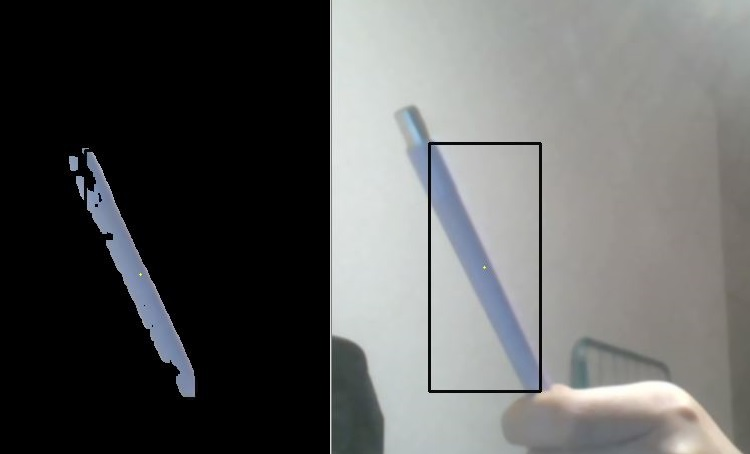
#> input picture 2.jpg, 750 x 454 px, given in place of the camera
$ python test7.py   (Python 2 division)   (older library calls are emulated)
#> lines starting #> are read from the running program, lines starting #| are printed output that depends on the picture; after the words box and inside, x2 and y2 are one past the last pixel; in counts of white or black regions, pixels touching at a corner belong together
import cv2
import ctypes
import numpy as np
import math
import collections as coll
X=[]
Y=[]
X2=[]
Y2=[]
m=[]
cap = cv2.VideoCapture(0)
width = cap.get(cv2.cv.CV_CAP_PROP_FRAME_WIDTH)   # float
height = cap.get(cv2.cv.CV_CAP_PROP_FRAME_HEIGHT) # float

while(1):
    areas=[0.0]
    # Take each frame
    ret, frame = cap.read()
#> frame is the input picture: shape (454, 750, 3); mean B, G, R 93.6, 94.2, 93.3
    kernel = np.ones((5,5),np.uint8)
    frame=cv2.morphologyEx(frame, cv2.MORPH_OPEN, kernel)
    frame=cv2.medianBlur(frame,5)
    frame=cv2.GaussianBlur(frame,(5,5),0)
    # Convert BGR to HSV
    hsv2 = cv2.cvtColor(frame, cv2.COLOR_BGR2HSV)
#> hsv2: shape (454, 750, 3); mean H, S, V 32.2, 10.7, 95.7
    lower_blue = np.array([110, 50, 50], dtype=np.uint8)
    upper_blue = np.array([130,255,255], dtype=np.uint8)
    mask2 = cv2.inRange(hsv2, lower_blue, upper_blue)
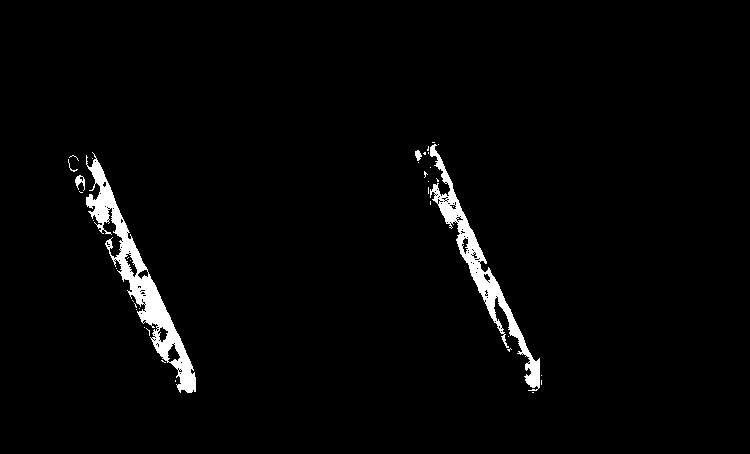
#> mask2: shape (454, 750); 2.5% white; 38 white regions (33 under 20 px), largest, box (x1, y1, x2, y2) and area: (86, 152, 196, 393) 4681, (430, 144, 540, 391) 3411, (75, 175, 85, 191) 79, (415, 150, 422, 161) 50, (68, 159, 78, 172) 22
    mask2=cv2.GaussianBlur(mask2,(5,5),0)
    #mask=mask.smoothGaussian(9)
    im2 = mask2
    ret,thresh2 = cv2.threshold(mask2,127,255,cv2.cv.CV_THRESH_BINARY)
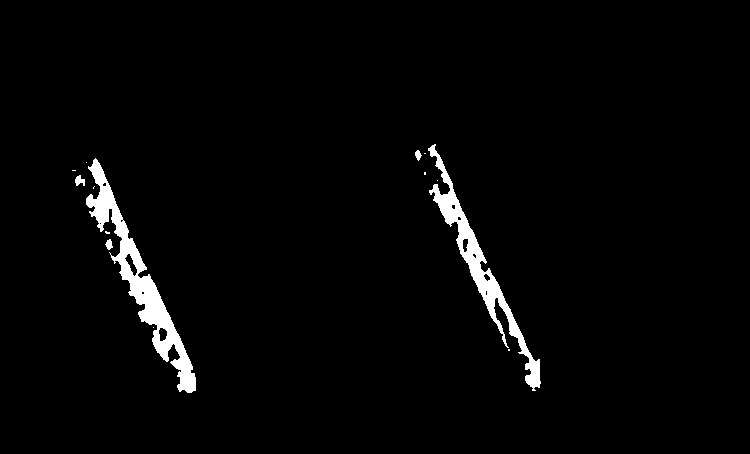
#> thresh2: shape (454, 750); 2.4% white; 14 white regions (9 under 20 px)
    contours2, hierarchy = cv2.findContours(thresh2,cv2.RETR_TREE,cv2.CHAIN_APPROX_SIMPLE)
#> contours2 = 26 contours, 17 with area under 20; largest, box (x1, y1, x2, y2) and area: (86, 158, 196, 393) 4462, (428, 144, 541, 391) 3247, (124, 253, 138, 277) 126, (158, 327, 168, 342) 95, (462, 238, 469, 253) 66
    areas2 = [cv2.contourArea(c) for c in contours2]
#> areas2 = 26 values, max 4462.5 at index 10, min 0 at index 1, mean 317.1


    hsv = cv2.cvtColor(frame, cv2.COLOR_BGR2YCR_CB)
#> hsv: shape (454, 750, 3); mean of channels 0, 1, 2 93.4, 127.6, 127.8

    # define range of blue color in HSV
    lower_blue = np.array([0,151,80], dtype=np.uint8)
    upper_blue = np.array([255,185,155], dtype=np.uint8)

    # Threshold the HSV image to get only blue colors
    mask = cv2.inRange(hsv, lower_blue, upper_blue)
#> mask: shape (454, 750); every value is 0
    #mask=mask.smoothGaussian(9)
    im = mask
    rect_12 = cv2.getStructuringElement(cv2.MORPH_RECT,(10,5))
    rect_6 = cv2.getStructuringElement(cv2.MORPH_RECT,(6,3))

    #mask= cv2.erode(mask,rect_12,iterations = 1)
    #mask= cv2.dilate(mask,rect_6,iterations = 2)
    mask=cv2.GaussianBlur(mask,(5,5),0)

    ret,thresh = cv2.threshold(mask,127,255,0)


    contours, hierarchy = cv2.findContours(thresh,cv2.RETR_TREE,cv2.CHAIN_APPROX_SIMPLE)
#> contours = []
    areas = [cv2.contourArea(c) for c in contours]
#> areas = []


    try:
        max_index = np.argmax(areas)
        cnt=contours[max_index]
        x,y,w,h = cv2.boundingRect(cnt)
        cv2.rectangle(frame,(x,y),(x+w,y+h),(0,255,0),2)
        cv2.rectangle(frame,(x+w/2,y+h/2),(x+w/2,y+h/2),(0,255,0),2)
        X.insert(0,x*1.5)

        #print X,x+w
        if len(Y)>10:
            Y.pop()

            y=math.ceil(sum(Y)/10)
            #print Y,y
    except:
        pass
    try:
        max_index2 = np.argmax(areas2)
#> max_index2 = 10
        cnt2=contours2[max_index2]
#> cnt2 = contour of 444 points, box (x1, y1, x2, y2) (86, 158, 196, 393), area 4462
        x2,y2,w2,h2 = cv2.boundingRect(cnt2)
#> x2 = 86; y2 = 158; w2 = 110; h2 = 235
        cv2.rectangle(frame,(x2,y2),(x2+w2,y2+h2),(10,10,10),2)
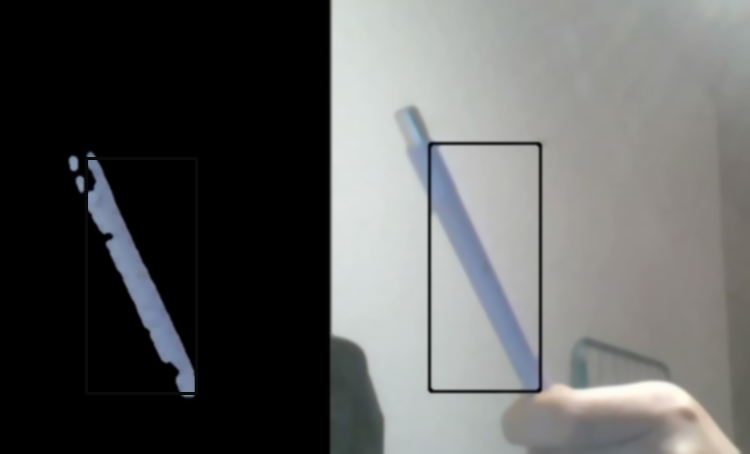
#> frame: shape (454, 750, 3); mean B, G, R 93, 93.7, 92.8
        cv2.rectangle(frame,(x2+w2/2,y2+h2/2),(x2+w2/2,y2+h2/2),(10,255,255),2)
#> frame: shape (454, 750, 3); under 0.01% of pixels changed, all inside (x1, y1, x2, y2) = (140, 274, 143, 277)
        X2.insert(0,x2*1.5)
        Y2.insert(0,y2)
        if len(X2)>10:
            X2.pop()

            x2=math.floor(sum(X2)/10)
            #print X2,x2
        if len(Y2)>10:
            Y2.pop()

            y2=math.floor(sum(Y2)/10)
            #print Y2,y2
        if 1366-int(x2)*2 < 0:
            x2=1364/2

        ctypes.windll.user32.SetCursorPos(1366-int(x2)*2,int(y2)*2)
        #ctypes.windll.user32.SetCursorPos(1286,545)

        m.insert(0,(1366-int(x2)*2,int(y2)*2))
        if len(m)>50:
            m.pop()
        c=coll.Counter(m)
        n=[k for k,v in c.items() if v==2]
        pp=False
        print pp
        kk=0
##        i=n[0]
        if n!=[]:
            for i in n:
                x=i[0]
                y=i[1]
                y1=y
                ind = m.index(i)
                if m[ind]!=m[ind+1]!=m[ind+2]!=m[ind+3]!=m[ind+4]:
                    while kk<50:
                        kk=kk+1
                        y1=y1+1
                        if (x,y1) in m:
                            y=y+(y1-y)/2
                            ctypes.windll.user32.SetCursorPos(x,y)
                            print c
                            print n
                          #  ctypes.windll.user32.mouse_event(6,0,0,0,0)
                            pp=True
                            m.remove(i)

                            break
##                    if pp==True:
##                        break

    except:
        pass
# [10 lines of commented-out code are left out]
    res = cv2.bitwise_and(frame,frame, mask= mask2)
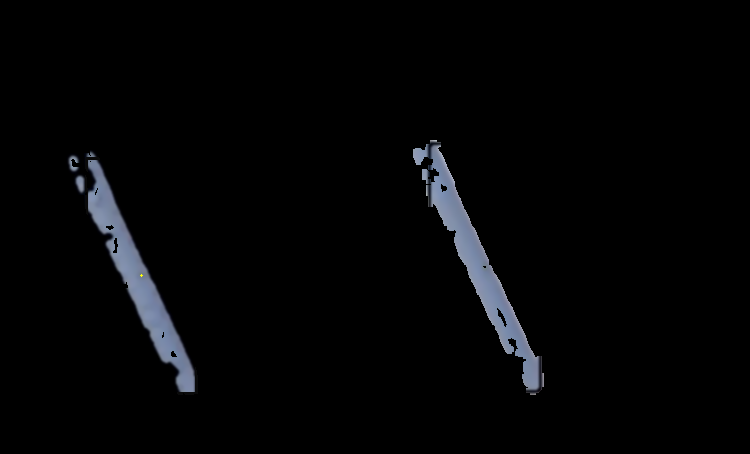
#> res: shape (454, 750, 3); mean B, G, R 5.7, 4.7, 4.3
    #cv2.namedWindow("test", cv2.WND_PROP_FULLSCREEN)
    #cv2.setWindowProperty("test", cv2.WND_PROP_FULLSCREEN, cv2.cv.CV_WINDOW_FULLSCREEN)
#> (the run stopped early here; a loop or call above may not have finished)

$ run again, on Capture.JPG
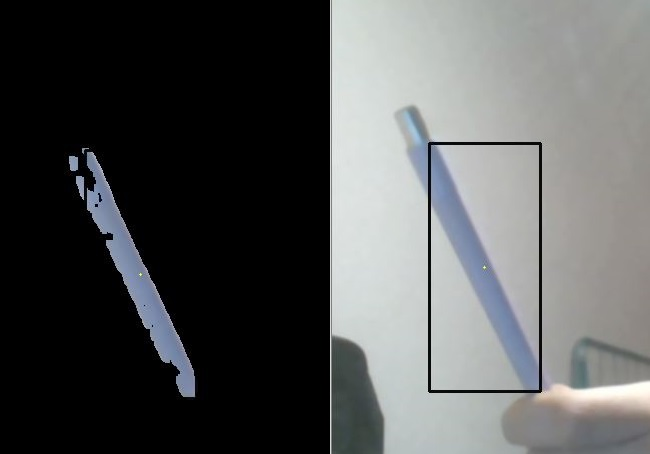
#> input picture Capture.JPG, 650 x 454 px, given in place of the camera
#> frame is the input picture: shape (454, 650, 3); mean B, G, R 87.3, 87.3, 85.7
#> hsv2: shape (454, 650, 3); mean H, S, V 33.2, 9.9, 88.5
#> `mask2 = cv2.inRange(hsv2, lower_blue, upper_blue)`:
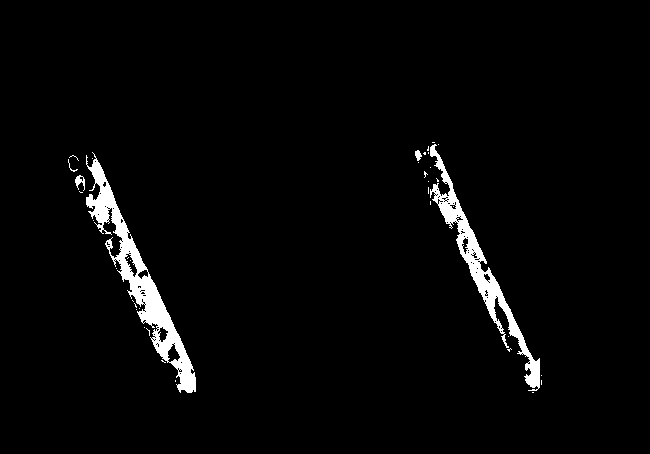
#> mask2: shape (454, 650); 2.8% white; 38 white regions (33 under 20 px), largest, box (x1, y1, x2, y2) and area: (86, 152, 196, 393) 4681, (430, 144, 540, 391) 3411, (75, 175, 85, 191) 79, (415, 150, 422, 161) 50, (68, 159, 78, 172) 22
#> thresh2: shape (454, 650); 2.8% white; 14 white regions (9 under 20 px)
#> contours2 = 26 contours, 17 with area under 20; largest, box (x1, y1, x2, y2) and area: (86, 158, 196, 393) 4462, (428, 144, 541, 391) 3247, (124, 253, 138, 277) 126, (158, 327, 168, 342) 95, (462, 238, 469, 253) 66
#> areas2 = 26 values, max 4462.5 at index 10, min 0 at index 1, mean 317.1
#> hsv: shape (454, 650, 3); mean of channels 0, 1, 2 86.3, 127.2, 128.3
#> mask: shape (454, 650); every value is 0
#> contours = []
#> max_index2 = 10
#> cnt2 = contour of 444 points, box (x1, y1, x2, y2) (86, 158, 196, 393), area 4462
#> x2 = 86; y2 = 158; w2 = 110; h2 = 235
#> `res = cv2.bitwise_and(frame,frame, mask= mask2)`:
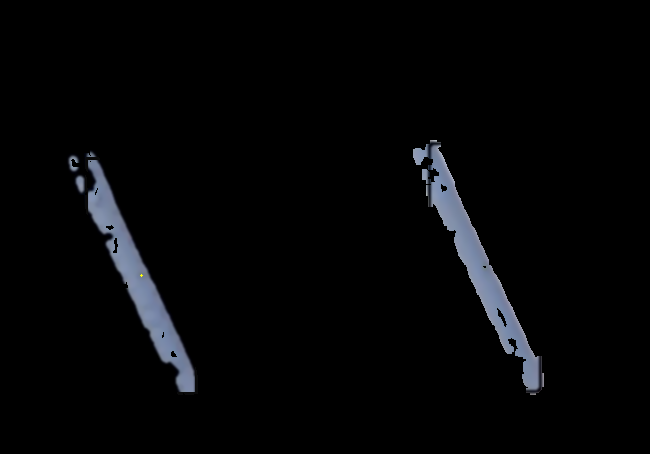
#> res: shape (454, 650, 3); mean B, G, R 6.6, 5.5, 5
